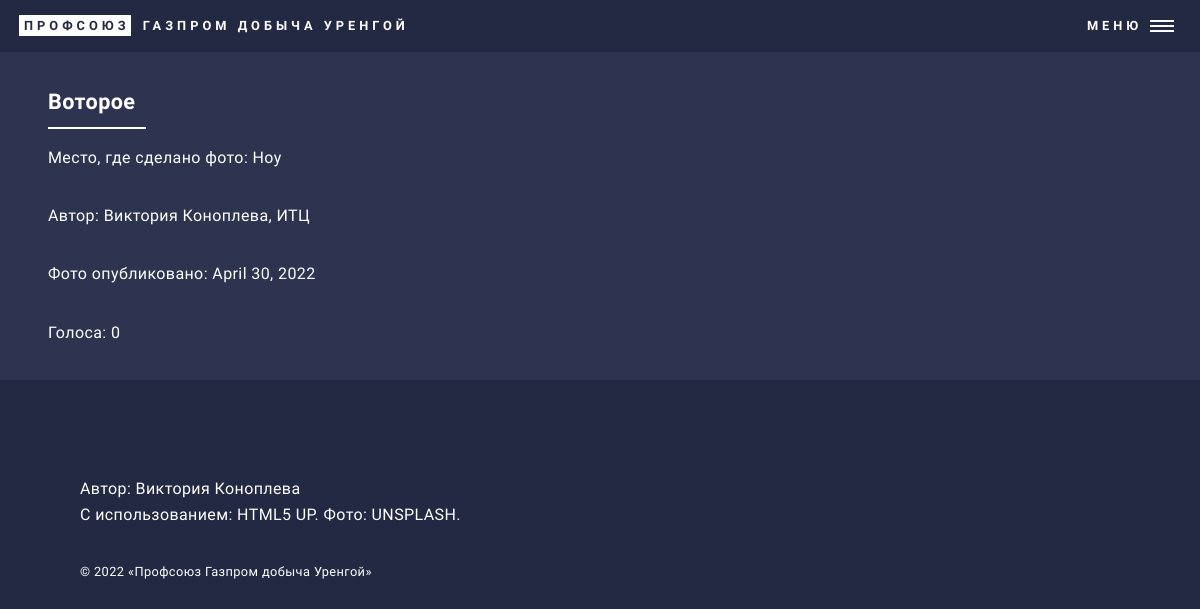
Before: /photo?photo_id=2 with the older database file.
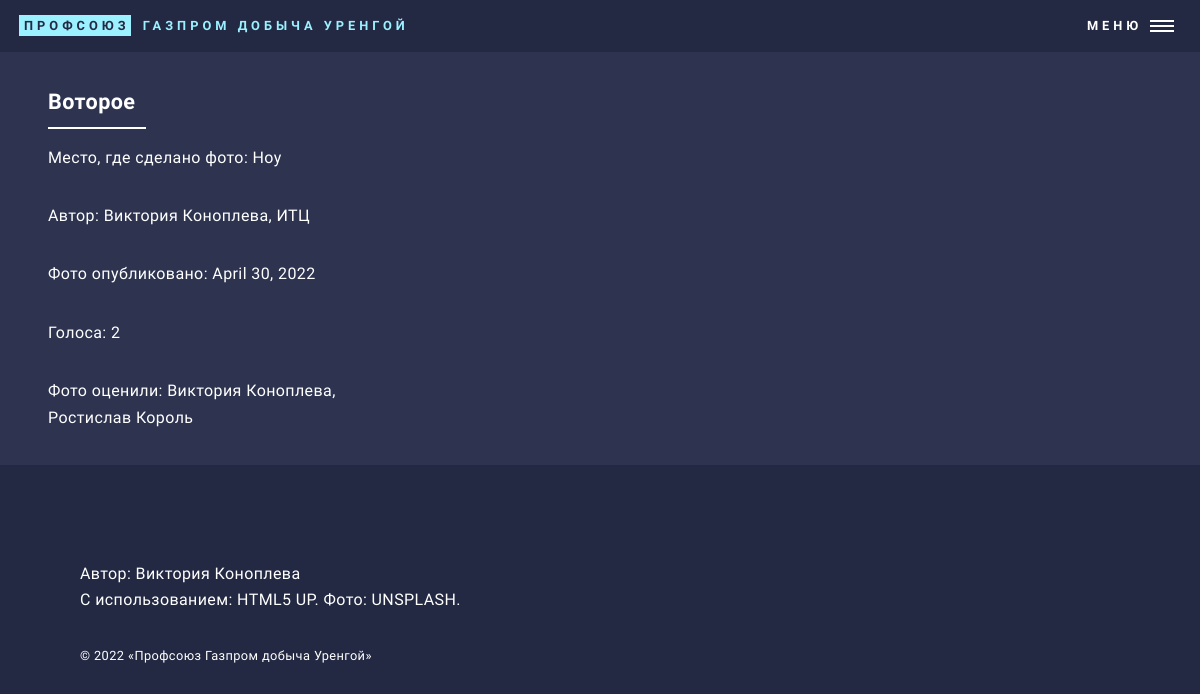
After: the same page with the newer database file.
### main.py (models this page shows)
class Vote(db.Model):
    __tablename__ = 'votes'
    id = db.Column(db.Integer, primary_key=True)
    author_id = Column(Integer, ForeignKey('user.id'))
    voting_user = relationship("User", back_populates="votes_given")
    photo_id = Column(Integer, ForeignKey('photos.id'))
    parent_photo = relationship("Photo", back_populates="votes")
    like = db.Column(Integer())

class User(UserMixin, db.Model):
    __tablename__ = 'user'
    id = db.Column(db.Integer, primary_key=True)
    email = db.Column(db.String(100), unique=True)
    password = db.Column(db.String(100))
    first_name = db.Column(db.String(1000))
    last_name = db.Column(db.String(1000))
    department = db.Column(db.String(1000))
    photos = relationship("Photo", back_populates="photo_author")
    comments=relationship("Comment", back_populates="comment_author")
    votes_given=relationship("Vote", back_populates="voting_user")

### main.py (the view)
@app.route("/photo", methods=["GET", "POST"])
def view_photo():
    form = CommentForm()
    photo_id = request.args.get('photo_id')
    requested_photo = Photo.query.get(photo_id)
    votes = sorted(requested_photo.votes, key=lambda voting_user: random.random())
    return render_template("view_photo.html", photo=requested_photo, comment_form = form, votes = votes)

### templates/view_photo.html (shortened to what this page needs)
{% import "bootstrap/wtf.html" as wtf %}
{% include "header.html" %}
					<div id="main">
							<section id="two" class="spotlights">
								<section>
									<div class="content">
										<div class="inner" id="photo_details">
											<header class="major">
												<h3>{{photo.photo_title}}</h3>
											</header>
											<p> Место, где сделано фото: {{photo.photo_place}}</p>
											<p> Автор: {{photo.photo_author.first_name}}
											{{photo.photo_author.last_name}},
											{{photo.photo_author.department}}</p>
											<p> Фото опубликовано: {{photo.date}}</p>
											<p>Голоса: {{photo.votes|length}}</p>
											{%if photo.votes:%}
											<p>Фото оценили:
												{% set ns = namespace(number=0) %}
												{%for vote in votes if (ns.number < 4):%}
													{% set ns.number = ns.number + 1 %}
													{%if (ns.number != votes|length) and (ns.number < 4):%}
														{{vote.voting_user.first_name}} {{vote.voting_user.last_name}},
													{%elif ns.number == votes|length:%}
														{{vote.voting_user.first_name}} {{vote.voting_user.last_name}}
													{%elif ns.number >= 4:%}
														{{vote.voting_user.first_name}} {{vote.voting_user.last_name}} и др.</p>
													{%endif%}
												{%endfor%}
											{%endif%}
										</div>
									</div>
								</section>
								</section>
					</div>
{% include "footer.html" %}

Changed rows visible on the page:
added Vote: voting_user.first_name "Виктория", voting_user.last_name "Коноплева"
added Vote: voting_user.first_name "Ростислав", voting_user.last_name "Король"
Other visible differences:
{{ photo.votes|length }}: "0" → "2"
text now shown: "Фото оценили:"
